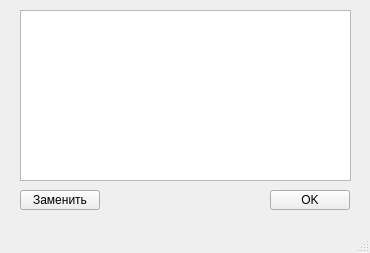
<?xml version="1.0" encoding="UTF-8"?>
<ui version="4.0">
 <class>MainWindow</class>
 <widget class="QMainWindow" name="MainWindow">
  <property name="geometry">
   <rect>
    <x>0</x>
    <y>0</y>
    <width>370</width>
    <height>253</height>
   </rect>
  </property>
  <property name="minimumSize">
   <size>
    <width>0</width>
    <height>0</height>
   </size>
  </property>
  <property name="maximumSize">
   <size>
    <width>800</width>
    <height>16777215</height>
   </size>
  </property>
  <property name="windowTitle">
   <string>MainWindow</string>
  </property>
  <widget class="QWidget" name="centralwidget">
   <widget class="QPlainTextEdit" name="plainTextEdit">
    <property name="geometry">
     <rect>
      <x>20</x>
      <y>10</y>
      <width>331</width>
      <height>171</height>
     </rect>
    </property>
   </widget>
   <widget class="QPushButton" name="btnOK">
    <property name="geometry">
     <rect>
      <x>270</x>
      <y>190</y>
      <width>80</width>
      <height>20</height>
     </rect>
    </property>
    <property name="text">
     <string>OK</string>
    </property>
   </widget>
   <widget class="QPushButton" name="btnReplace">
    <property name="geometry">
     <rect>
      <x>20</x>
      <y>190</y>
      <width>80</width>
      <height>20</height>
     </rect>
    </property>
    <property name="text">
     <string>Заменить</string>
    </property>
   </widget>
  </widget>
  <widget class="QMenuBar" name="menubar">
   <property name="geometry">
    <rect>
     <x>0</x>
     <y>0</y>
     <width>370</width>
     <height>17</height>
    </rect>
   </property>
  </widget>
  <widget class="QStatusBar" name="statusbar"/>
 </widget>
 <resources/>
 <connections/>
</ui>
